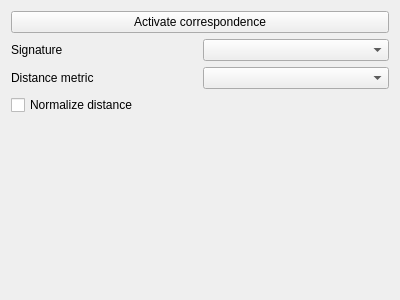
<?xml version="1.0" encoding="UTF-8"?>
<ui version="4.0">
 <class>Form</class>
 <widget class="QWidget" name="Form">
  <property name="geometry">
   <rect>
    <x>0</x>
    <y>0</y>
    <width>400</width>
    <height>300</height>
   </rect>
  </property>
  <property name="windowTitle">
   <string>Form</string>
  </property>
  <layout class="QVBoxLayout" name="verticalLayout">
   <item>
    <widget class="QPushButton" name="pushButton_activate">
     <property name="text">
      <string>Activate correspondence</string>
     </property>
     <property name="checkable">
      <bool>true</bool>
     </property>
    </widget>
   </item>
   <item>
    <layout class="QHBoxLayout" name="horizontalLayout">
     <item>
      <widget class="QLabel" name="label">
       <property name="text">
        <string>Signature</string>
       </property>
      </widget>
     </item>
     <item>
      <widget class="QComboBox" name="comboBox_signature"/>
     </item>
    </layout>
   </item>
   <item>
    <layout class="QHBoxLayout" name="horizontalLayout_2">
     <item>
      <widget class="QLabel" name="label_2">
       <property name="text">
        <string>Distance metric</string>
       </property>
      </widget>
     </item>
     <item>
      <widget class="QComboBox" name="comboBox_distance_metric"/>
     </item>
    </layout>
   </item>
   <item>
    <widget class="QCheckBox" name="checkBox_normalize_distance">
     <property name="text">
      <string>Normalize distance</string>
     </property>
    </widget>
   </item>
   <item>
    <spacer name="verticalSpacer">
     <property name="orientation">
      <enum>Qt::Vertical</enum>
     </property>
     <property name="sizeHint" stdset="0">
      <size>
       <width>20</width>
       <height>40</height>
      </size>
     </property>
    </spacer>
   </item>
  </layout>
 </widget>
 <resources/>
 <connections/>
</ui>
